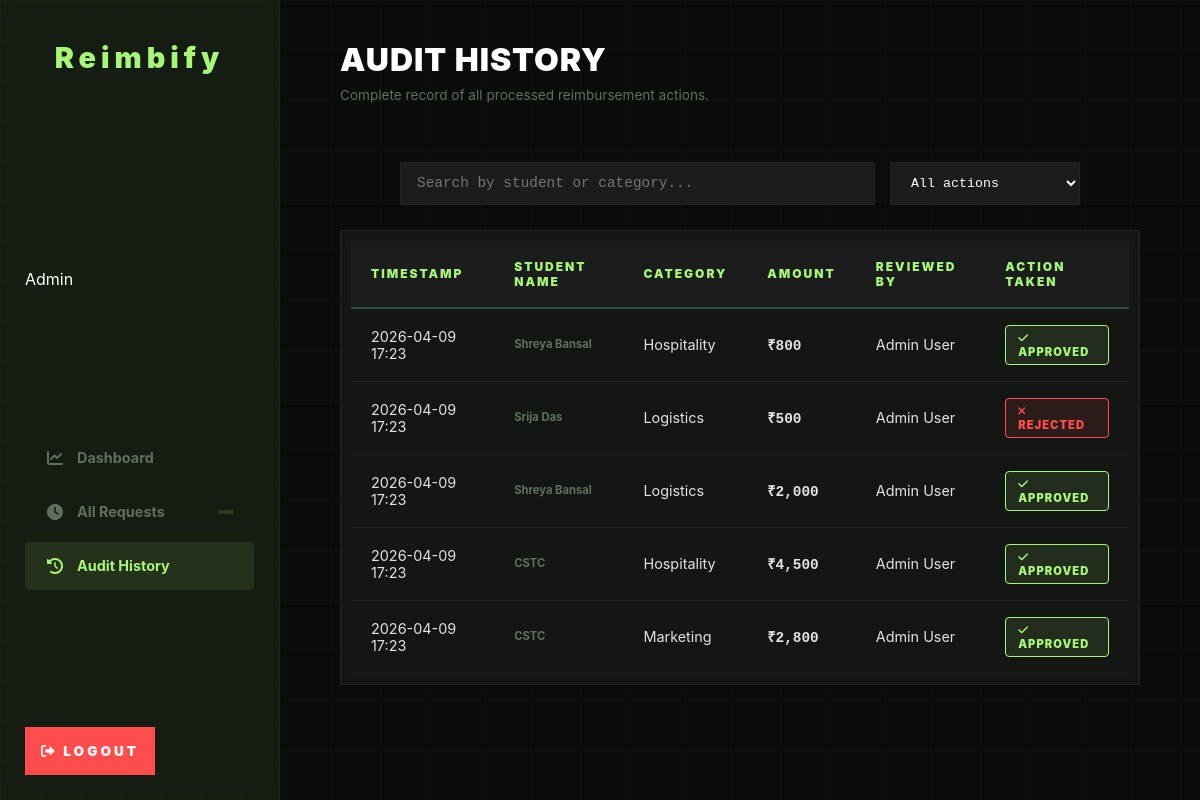
/admin/audit (signed in), run on an earlier commit of the app's database.
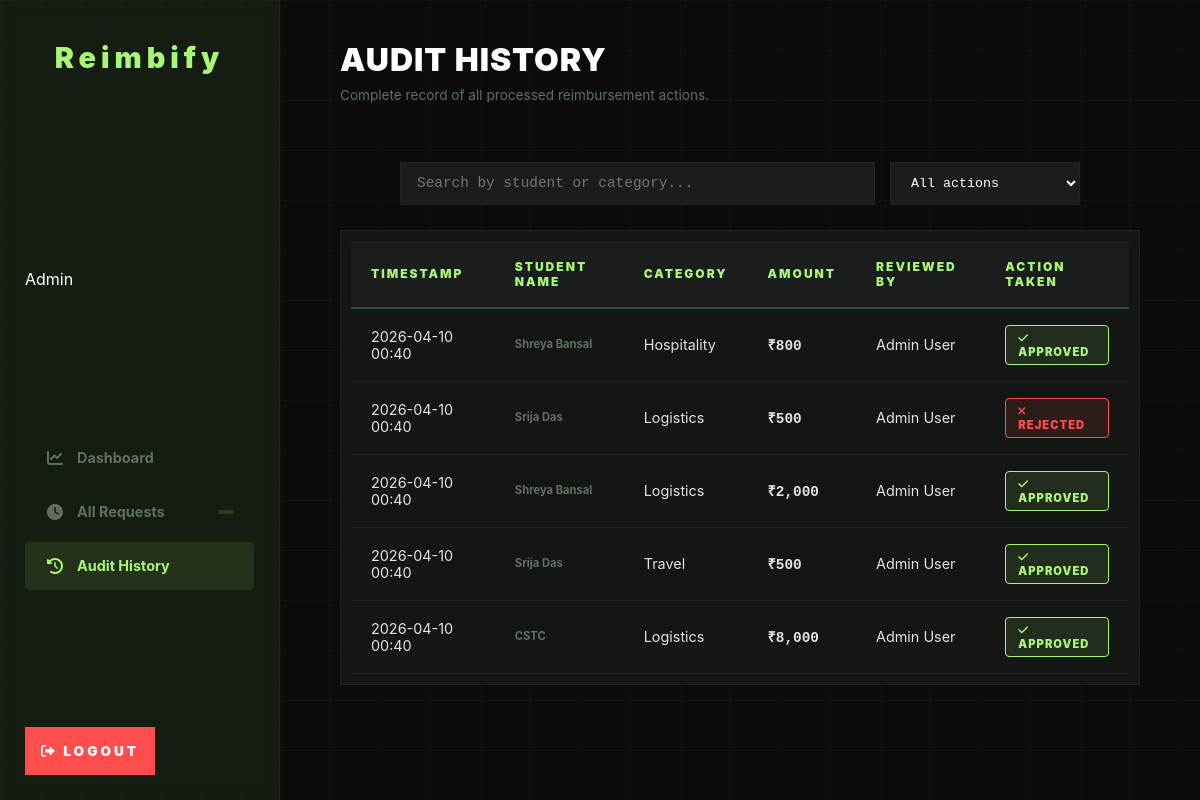
And on a later commit of the database.
### tables this page shows
CREATE TABLE audit_log (
    id           INTEGER PRIMARY KEY AUTOINCREMENT,
    request_id   INTEGER NOT NULL,          -- which request was acted on
    action_by    INTEGER NOT NULL,          -- which admin did it (their user id)
    action       TEXT    NOT NULL
                 CHECK(action IN ('approved','rejected','modification_requested')),
    comment      TEXT,                      -- what the admin wrote
    actioned_at  DATETIME DEFAULT CURRENT_TIMESTAMP,
    FOREIGN KEY (request_id) REFERENCES requests(id) ON DELETE CASCADE,
    FOREIGN KEY (action_by)  REFERENCES users(id)    ON DELETE CASCADE
);

CREATE TABLE users (
    id            INTEGER PRIMARY KEY AUTOINCREMENT,  -- auto-assigned unique ID
    name          TEXT NOT NULL,                      -- full name
    email         TEXT NOT NULL UNIQUE,               -- login email, must be unique
    password_hash TEXT NOT NULL,                      -- plain text for demo, bcrypt in production
    role          TEXT NOT NULL DEFAULT 'student'
                  CHECK(role IN ('student','club','admin')), 
    department    TEXT,                               -- e.g. Computer Science
    created_at    DATETIME DEFAULT CURRENT_TIMESTAMP  -- auto-set when row is created
);

CREATE TABLE requests (
    id            INTEGER PRIMARY KEY AUTOINCREMENT,
    user_id       INTEGER NOT NULL,                   -- which student made this request
    type          TEXT    NOT NULL
                  CHECK(type IN ('reimbursement','advance')),
    amount        REAL    NOT NULL,                   -- amount in rupees
    category      TEXT    NOT NULL,                   -- must match a budget category
    event         TEXT    DEFAULT'N/A',
    description   TEXT,                              -- what was the expense for
    status        TEXT    NOT NULL DEFAULT 'pending'
                  CHECK(status IN ('pending','approved','rejected','modification_requested')),
    admin_comment TEXT,                              -- admin's note when reviewing
    created_at    DATETIME DEFAULT CURRENT_TIMESTAMP,
    updated_at    DATETIME DEFAULT CURRENT_TIMESTAMP,
    FOREIGN KEY (user_id) REFERENCES users(id) ON DELETE CASCADE
);

### app.py (the view)
@app.route('/admin/audit')
def admin_audit():
    if not login_required('admin'):
        return redirect(url_for('login'))
    audit = get_audit_log()
    return render_template(
        'admin/audit.html',
        user_name = session['user_name'],
        audit     = audit
    )

### app.py (called while the page is built)
def login_required(role):
    if not session.get('logged_in'):
        return False
    if isinstance(role, list):
        return session.get('role') in role
    return session.get('role') == role

### database.py (called while the page is built)
def get_db():
    conn = sqlite3.connect(DB_PATH)
    conn.row_factory = sqlite3.Row  # makes rows behave like dictionaries
    conn.execute("PRAGMA foreign_keys = ON")  # enforce foreign keys
    return conn

def get_audit_log():
    conn = get_db()
    log = conn.execute(
        """
        SELECT
            al.*,
            u.name  AS admin_name,
            r.amount, r.category, r.type,
            s.name  AS student_name
        FROM audit_log al
        JOIN users    u ON al.action_by  = u.id
        JOIN requests r ON al.request_id = r.id
        JOIN users    s ON r.user_id     = s.id
        ORDER BY al.actioned_at DESC
        """
    ).fetchall()
    conn.close()
    return [dict(l) for l in log]

### templates/admin/audit.html (shortened to what this page needs)
<!DOCTYPE html>
<html lang="en">
<head>
    <link rel="stylesheet" href="{{ url_for('static', filename='style.css') }}">
    <link rel="stylesheet" href="https://cdnjs.cloudflare.com/ajax/libs/font-awesome/6.0.0/css/all.min.css">
</head>
<body class="dashboard-layout">
    <div class="sidebar">
        <div class="logo">Reimbify</div>
        <div class="role-label">Admin</div>
        <nav>
            <a href="/admin/dashboard" class="nav-link">
                <span class="nav-icon"><i class="fas fa-chart-line"></i></span>
                Dashboard
            </a>
            <a href="{{ url_for('all_requests') }}" class="nav-link">
                <span class="nav-icon"><i class="fas fa-clock"></i></span>
                All Requests
                <span class="badge" id="pending-badge"></span>
            </a>
            <a href="/admin/audit" class="nav-link active">
                <span class="nav-icon"><i class="fas fa-history"></i></span>
                Audit History
            </a>
        </nav>
        <div class="sidebar-footer">
            <a href="/logout" class="btn-logout">
                <i class="fas fa-sign-out-alt"></i> Logout
            </a>
        </div>
    </div>
    <div class="main-content">
        <div class="page-header">
            <div>
                <h1>Audit History</h1>
                <p>Complete record of all processed reimbursement actions.</p>
            </div>
        </div>
        <div class="dashboard-scroll-container">
            <div class="search-bar">
                <input type="text" id="audit-search"
                       placeholder="Search by student or category..."
                       oninput="filterAudit()">
                <select id="audit-filter" onchange="filterAudit()">
                    <option value="">All actions</option>
                </select>
            </div>
            <div class="table-wrap">
                <table id="audit-table">
                    <thead>
                        <tr>
                            <th>Timestamp</th>
                            <th>Student Name</th>
                            <th>Category</th>
                            <th>Amount</th>
                            <th>Reviewed By</th>
                            <th>Action Taken</th>
                        </tr>
                    </thead>
                    <tbody>
                        {% for log in audit %}
                        <tr data-student="{{ log.student_name }}"
                            data-category="{{ log.category }}"
                            data-action="{{ log.action }}">
                            <td>{{ log.actioned_at[:16] }}</td>
                            <td>
                                <div class="user-cell">
                                    <div>{{ log.student_name }}</div>
                                </div>
                            </td>
                            <td>{{ log.category }}</td>
                            <td><span class="amount">₹{{ "{:,.0f}".format(log.amount) }}</span></td>
                            <td>{{ log.admin_name }}</td>
                            <td>
                                <span class="status-pill {{ log.action }}">
                                    <i class="fas
                                        {% if log.action == 'approved' %}fa-check
                                        {% elif log.action == 'rejected' %}fa-times
                                        {% else %}fa-undo
                                        {% endif %}">
                                    </i>
                                    {{ log.action | replace('_', ' ') }}
                                </span>
                            </td>
                        </tr>
                        {% endfor %}
                    </tbody>
                </table>
            </div>
        </div>
    </div>
</body>
</html>

What changed in the data, as far as the page shows it:
changed audit_log "Hospitality": actioned_at "2026-04-09 17:23" → "2026-04-10 00:40"
changed audit_log "REJECTED": actioned_at "2026-04-09 17:23" → "2026-04-10 00:40"
changed audit_log (number 3 of 5 on the later page): actioned_at "2026-04-09 17:23" → "2026-04-10 00:40"
changed audit_log: actioned_at "2026-04-09 17:23" → "2026-04-10 00:40"; student_name "CSTC" → "Srija Das"; category "Hospitality" → "Travel"
changed requests (number 4 of 5 on the later page): amount "4,500" → "500"
changed audit_log "CSTC": actioned_at "2026-04-09 17:23" → "2026-04-10 00:40"; category "Marketing" → "Logistics"
changed requests (number 5 of 5 on the later page): amount "2,800" → "8,000"
